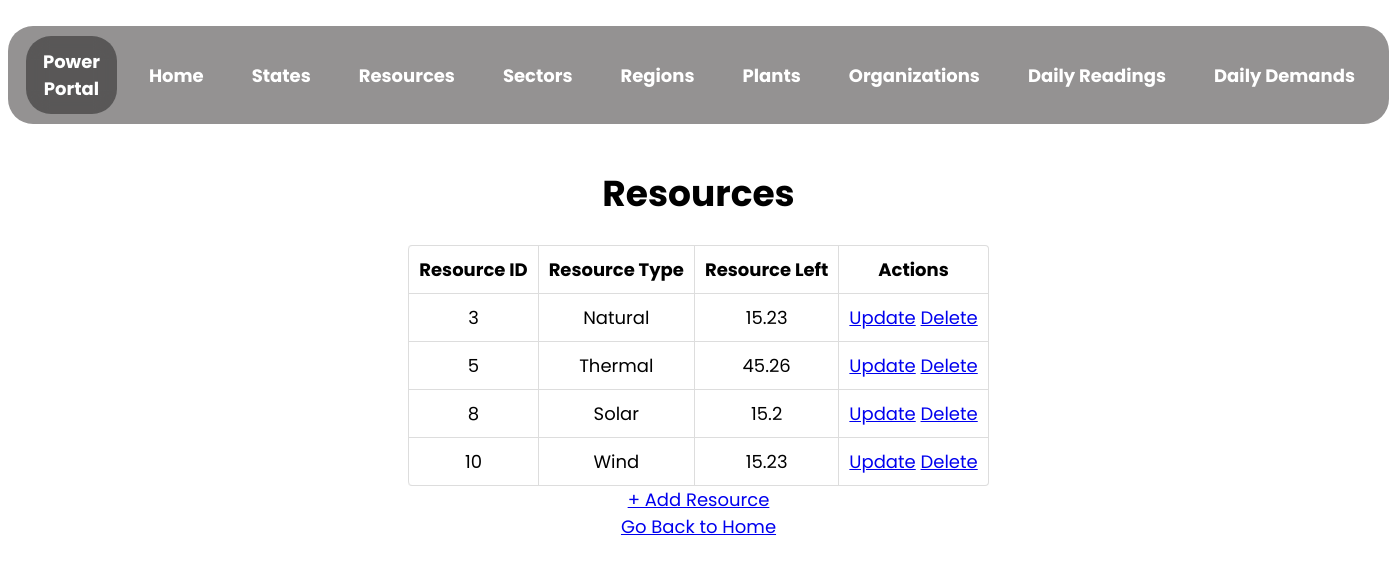
The app's page /resource with its own data.
### app.py (models this page shows)
class Resource(db.Model):
    __tablename__ = "resources"
    resource_id = db.Column(db.Integer, autoincrement = True, primary_key = True, unique = True, nullable = False)
    resource_type = db.Column(db.String, nullable = False, unique = True)
    resource_left = db.Column(db.Float, nullable = False)

### app.py (the view)
@app.route("/resource")
def view_resource():
    resource_list = Resource.query.all()
    return render_template(
        "view_resource.html",
        resource_list = resource_list
    )

### templates/view_resource.html (shortened to what this page needs)
<!DOCTYPE html>
<html lang="en">
  <head>
    <link rel="stylesheet" href="../static/assets/view.css">
  </head>
  <body>
    <nav>
      <ul class="menu-bar">
        <div class="logo">
          <a href="/">Power Portal </a>
        </div>
        <li><a href="/">Home</a></li>
        <li><a href="/state">States</a></li>
        <li><a href="/resource">Resources</a></li>
        <li><a href="/sector">Sectors</a></li>
        <li><a href="/region">Regions</a></li>
        <li><a href="/plant">Plants</a></li>
        <li><a href="/organization">Organizations</a></li>
        <li><a href="/daily_reading">Daily Readings</a></li>
        <li><a href="/daily_demand">Daily Demands</a></li>
      </ul>
    </nav>
    <h1 style="text-align: center">Resources</h1>
    {% if resource_list | length == 0 %}
        <p>No Resources Found! Add the resources now!</p>
        <a href="/resource/create" type="button">+ Add Resource</a>
    {% else %}
    <table id="resource-detail">
      <thead>
        <th>Resource ID</th>
        <th>Resource Type</th>
        <th>Resource Left</th>
        <th>Actions</th>
      </thead>
      {% for resource in resource_list %}
      <tr>
        <td>{{resource["resource_id"]}}</td>
        <td>{{resource["resource_type"]}}</td>
        <td>{{resource["resource_left"]}}</td>
        <td>
            <a href="/resource/{{resource['resource_id']}}/update" type="button">Update</a>
            <a href="/resource/{{resource['resource_id']}}/delete" type="button">Delete</a>
        </td>
      </tr>
      {% endfor %}
    </table>
    <a href="/resource/create" type="button">+ Add Resource</a>
    {% endif %}
    <br>
    <a href="/">Go Back to Home</a>
  </body>
</html>

### static/assets/view.css (style rules this page uses)
html { scroll-behavior: smooth; }
html { background-color: none; position: relative; -webkit-animation-name: animatebottom; -webkit-animation-duration: 1s; animation-name: animatebottom; animation-duration: 1s; }
body { font-family: 'Poppins', sans-serif; text-align: center; font-size: large; }
.logo { border-radius: 25px; height: fit-content; display: inline-flex; background-color: rgba(0,0,0,0.4); -webkit-backdrop-filter: blur(10px); backdrop-filter: blur(10px); align-items: center; vertical-align: middle; padding: 12px 16px; margin: 0 8px; top: 0; color: white; transition: all .2s; }
.logo a { text-decoration: none; color: white; font-weight: bold; }
.menu-bar { border-radius: 25px; height: fit-content; display: inline-flex; background-color: rgb(148, 146, 146); -webkit-backdrop-filter: blur(10px); backdrop-filter: blur(10px); align-items: center; padding: 0 10px; padding-top: 10px; padding-bottom: 10px; top: 0; }
.menu-bar li { list-style: none; color: white; padding: 12px 16px; margin: 0 8px; position: relative; cursor: pointer; white-space: nowrap; transition: all .2s; }
.menu-bar li a { color: white; text-decoration: none; font-weight: bold; }
table { width: fit-content; border: 1px solid #ddd; border-collapse: separate; border-left: 0; border-radius: 4px; border-spacing: 0px; margin-left: auto; margin-right: auto; }
thead { display: table-header-group; vertical-align: middle; border-color: inherit; border-collapse: separate; text-align: center; padding: 10px; }
tr { display: table-row; vertical-align: inherit; border-color: inherit; text-align: center; padding: 10px; }
th, td { padding: 5px 4px 6px 4px; text-align: center; vertical-align: top; border-left: 1px solid #ddd; padding: 10px; }
td { border-top: 1px solid #ddd; }
thead:first-child tr:first-child th:first-child, tbody:first-child tr:first-child td:first-child { border-radius: 4px 0 0 0; }
thead:last-child tr:last-child th:first-child, tbody:last-child tr:last-child td:first-child { border-radius: 0 0 0 4px; }

### records on screen
Resource: resource_id "3", resource_type "Natural", resource_left "15.23"
Resource: resource_id "5", resource_type "Thermal", resource_left "45.26"
Resource: resource_id "8", resource_type "Solar", resource_left "15.2"
Resource: resource_id "10", resource_type "Wind", resource_left "15.23"
